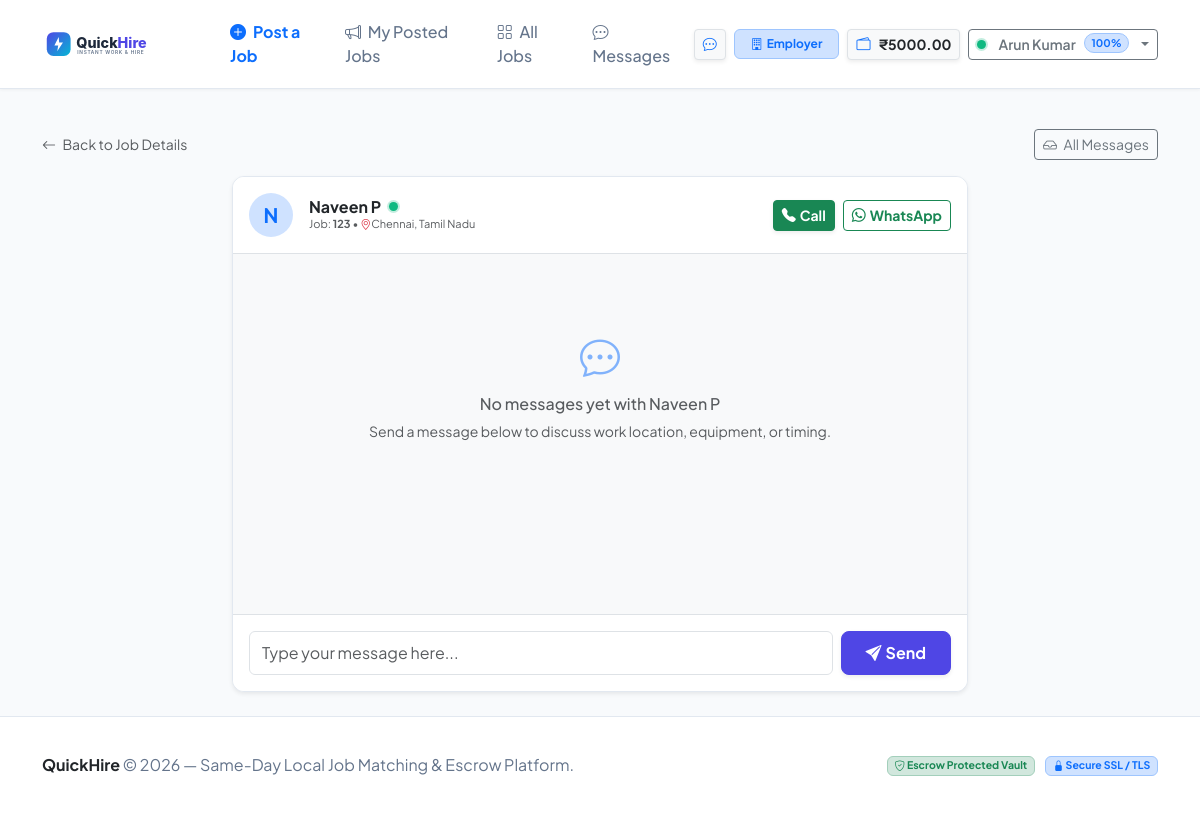
The app's page /messages/5/4 (signed in) with its own data.
### tables this page shows
CREATE TABLE users (
    id INTEGER PRIMARY KEY AUTOINCREMENT,
    name TEXT NOT NULL,
    email TEXT UNIQUE NOT NULL,
    password TEXT NOT NULL,
    skills TEXT DEFAULT '',
    location TEXT DEFAULT '',
    phone TEXT DEFAULT '+91 98765 43210',
    role TEXT DEFAULT 'worker',
    wallet_balance REAL DEFAULT 5000.0,
    secured_balance REAL DEFAULT 0.0,
    rating REAL DEFAULT NULL,
    reliability_score INTEGER DEFAULT 100,
    completed_jobs INTEGER DEFAULT 0,
    late_arrivals INTEGER DEFAULT 0,
    no_shows INTEGER DEFAULT 0,
    is_online INTEGER DEFAULT 0,
    created_at TIMESTAMP DEFAULT CURRENT_TIMESTAMP
);

CREATE TABLE jobs (
    id INTEGER PRIMARY KEY AUTOINCREMENT,
    poster_id INTEGER NOT NULL,
    title TEXT NOT NULL,
    category TEXT NOT NULL,
    description TEXT NOT NULL,
    location TEXT NOT NULL,
    job_date TEXT NOT NULL,
    start_time TEXT NOT NULL,
    end_time TEXT NOT NULL,
    required_workers INTEGER NOT NULL DEFAULT 1,
    payment REAL NOT NULL,
    urgent INTEGER DEFAULT 0,
    status TEXT DEFAULT 'Available',
    created_at TIMESTAMP DEFAULT CURRENT_TIMESTAMP,
    FOREIGN KEY (poster_id) REFERENCES users(id) ON DELETE CASCADE
);

### backend/routes/message_routes.py (the view, shortened to what this page needs)
@message_bp.route('/messages/<int:job_id>/<int:recipient_id>', methods=['GET', 'POST'])
@login_required
def conversation(job_id, recipient_id):
    user = get_current_user()
    if not user:
        return redirect(url_for('auth_routes.login'))
    job = JobModel.get_by_id(job_id)
    if not job:
        flash("Job not found.", "danger")
        return redirect(url_for('job_routes.jobs'))
    recipient = UserModel.get_by_id(recipient_id)
    if not recipient:
        flash("Recipient not found.", "danger")
        return redirect(url_for('job_routes.job_details', job_id=job_id))
    chat_history = MessageModel.get_conversation(job_id, user['id'], recipient_id)
    return render_template(
        'conversation.html',
        job=job,
        recipient=recipient,
        user=user,
        chat_history=chat_history
    )

### backend/models.py (called while the page is built, shortened)
def get_db_path():
    return os.path.join(DATABASE_DIR, 'quickhire.db')

def get_db_connection():
    db_file = get_db_path()
    conn = sqlite3.connect(db_file)
    conn.row_factory = sqlite3.Row
    conn.execute("PRAGMA foreign_keys = ON;")
    return conn

@contextmanager
def db_cursor(commit=False):
    conn = get_db_connection()
    cursor = conn.cursor()
    try:
        yield cursor
        if commit:
            conn.commit()
    except Exception:
        conn.rollback()
        raise
    finally:
        conn.close()

    @staticmethod
    def get_by_id(user_id):
        with db_cursor() as cur:
            cur.execute("SELECT * FROM users WHERE id = ?", (user_id,))
            row = cur.fetchone()
            return dict(row) if row else None

    @staticmethod
    def get_by_id(job_id):
        query = """
            SELECT j.*, u.name as poster_name, u.email as poster_email, u.phone as poster_phone, u.location as poster_location,
                   u.rating as poster_rating, u.reliability_score as poster_reliability, u.is_online as poster_is_online,
                   (SELECT COUNT(*) FROM applications WHERE job_id = j.id) as applicant_count,
                   (SELECT COUNT(*) FROM job_assignments WHERE job_id = j.id) as assigned_count
            FROM jobs j
            JOIN users u ON j.poster_id = u.id
            WHERE j.id = ?
        """
        with db_cursor() as cur:
            cur.execute(query, (job_id,))
            row = cur.fetchone()
            return dict(row) if row else None

    @staticmethod
    def get_conversation(job_id, user1_id, user2_id):
        query = """
            SELECT m.*, sender.name as sender_name, receiver.name as receiver_name
            FROM messages m
            JOIN users sender ON m.sender_id = sender.id
            JOIN users receiver ON m.receiver_id = receiver.id
            WHERE m.job_id = ?
              AND ((m.sender_id = ? AND m.receiver_id = ?) OR (m.sender_id = ? AND m.receiver_id = ?))
            ORDER BY m.created_at ASC
        """
        with db_cursor() as cur:
            cur.execute(query, (job_id, user1_id, user2_id, user2_id, user1_id))
            return [dict(row) for row in cur.fetchall()]

### backend/services/auth_service.py (called while the page is built)
def get_current_user():
    user_id = session.get('user_id')
    if not user_id:
        return None
    return UserModel.get_by_id(user_id)

### frontend/templates/conversation.html (shortened to what this page needs)
{% extends "base.html" %}
{% block content %}
<div class="container py-4">
  <div class="d-flex justify-content-between align-items-center mb-3">
    <a href="{{ url_for('job_routes.job_details', job_id=job.id) }}" class="text-decoration-none text-muted small">
      <i class="bi bi-arrow-left me-1"></i> Back to Job Details
    </a>
    <a href="{{ url_for('message_routes.inbox') }}" class="btn btn-sm btn-outline-secondary">
      <i class="bi bi-inbox me-1"></i> All Messages
    </a>
  </div>
  <div class="row justify-content-center">
    <div class="col-lg-8">
      <div class="card card-custom shadow-sm overflow-hidden">
        <div class="card-header bg-white p-3 border-bottom d-flex justify-content-between align-items-center">
          <div class="d-flex align-items-center gap-3">
            <div class="rounded-circle bg-primary-subtle text-primary d-flex align-items-center justify-content-center fw-bold fs-5" style="width: 44px; height: 44px;">
              {{ recipient.name[0] }}
            </div>
            <div>
              <h6 class="fw-bold m-0 d-flex align-items-center gap-2">
                {{ recipient.name }}
                <span class="online-dot {% if not recipient.is_online %}offline{% else %}pulsing{% endif %}"></span>
              </h6>
              <div class="text-muted small" style="font-size: 11px;">
                Job: <strong>{{ job.title }}</strong> &bull; <i class="bi bi-geo-alt text-danger"></i>{{ recipient.location or 'Location not set' }}
              </div>
            </div>
          </div>
          <div class="d-flex gap-2">
            <a href="tel:{{ recipient.phone or '+919876543210' }}" class="btn btn-sm btn-success fw-bold d-flex align-items-center gap-1 shadow-sm" title="Call {{ recipient.name }}">
              <i class="bi bi-telephone-fill"></i> <span class="d-none d-sm-inline">Call</span>
            </a>
            <a href="https://wa.me/{{ (recipient.phone or '+919876543210')|replace(' ', '')|replace('+', '') }}?text=Hi%20{{ recipient.name }},%20I%20am%20reaching%20out%20regarding%20the%20job:%20{{ job.title }}" target="_blank" class="btn btn-sm btn-outline-success fw-bold d-flex align-items-center gap-1" title="WhatsApp Message">
              <i class="bi bi-whatsapp"></i> <span class="d-none d-sm-inline">WhatsApp</span>
            </a>
          </div>
        </div>
        <div class="card-body p-4 bg-light" id="chatContainer" style="min-height: 360px; max-height: 480px; overflow-y: auto;">
          {% if chat_history %}
            {% for msg in chat_history %}
              <div class="d-flex mb-3 {% if msg.sender_id == user.id %}justify-content-end{% else %}justify-content-start{% endif %}">
                <div class="card border-0 shadow-sm p-3 {% if msg.sender_id == user.id %}bg-primary text-white{% else %}bg-white text-dark{% endif %}" style="max-width: 75%; border-radius: 16px;">
                  <div class="small fw-semibold mb-1 opacity-75" style="font-size: 11px;">
                    {{ msg.sender_name }} &bull; {{ msg.created_at }}
                  </div>
                  <div class="message-body" style="white-space: pre-line;">{{ msg.message }}</div>
                </div>
              </div>
            {% endfor %}
          {% else %}
            <div class="p-5 text-center text-muted">
              <i class="bi bi-chat-dots fs-1 d-block mb-2 text-primary opacity-50"></i>
              <h6>No messages yet with {{ recipient.name }}</h6>
              <p class="small text-muted m-0">Send a message below to discuss work location, equipment, or timing.</p>
            </div>
          {% endif %}
        </div>
        <div class="card-footer bg-white p-3 border-top">
          <form method="POST" action="{{ url_for('message_routes.conversation', job_id=job.id, recipient_id=recipient.id) }}" class="d-flex gap-2">
            <input type="text" class="form-control" name="message" placeholder="Type your message here..." autocomplete="off" required autofocus>
            <button type="submit" class="btn btn-primary px-4 fw-bold shadow-sm d-flex align-items-center gap-1">
              <i class="bi bi-send-fill"></i> <span>Send</span>
            </button>
          </form>
        </div>
      </div>
    </div>
  </div>
</div>
{% endblock %}

### frontend/templates/base.html (shortened to what this page needs)
<!DOCTYPE html>
<html lang="en">
<head>
  <link href="https://cdn.jsdelivr.net/npm/bootstrap@5.3.3/dist/css/bootstrap.min.css" rel="stylesheet">
  <link rel="stylesheet" href="https://cdn.jsdelivr.net/npm/bootstrap-icons@1.11.3/font/bootstrap-icons.min.css">
  <link rel="stylesheet" href="{{ url_for('static', filename='css/style.css') }}">
</head>
<body>
  <nav class="navbar navbar-expand-lg navbar-custom sticky-top">
    <div class="container">
      <a class="navbar-brand d-flex align-items-center gap-2" href="{{ url_for('main_routes.index') if not current_user else url_for('main_routes.dashboard') }}">
        <img src="{{ url_for('static', filename='images/logo.svg') }}" alt="QuickHire Logo" class="brand-logo">
      </a>
      <div class="collapse navbar-collapse" id="navbarContent">
        <ul class="navbar-nav me-auto mb-2 mb-lg-0 ms-lg-3">
          {% if not current_user %}
            <li class="nav-item">
              <a class="nav-link" href="{{ url_for('job_routes.jobs') }}">
                <i class="bi bi-search me-1"></i> Browse Jobs
              </a>
            </li>
          {% elif current_role == 'employer' %}
            <li class="nav-item">
              <a class="nav-link text-primary fw-bold" href="{{ url_for('job_routes.post_job') }}">
                <i class="bi bi-plus-circle-fill me-1"></i> Post a Job
              </a>
            </li>
            <li class="nav-item">
              <a class="nav-link" href="{{ url_for('job_routes.my_jobs', tab='posted') }}">
                <i class="bi bi-megaphone me-1"></i> My Posted Jobs
              </a>
            </li>
            <li class="nav-item">
              <a class="nav-link" href="{{ url_for('job_routes.jobs') }}">
                <i class="bi bi-grid me-1"></i> All Jobs
              </a>
            </li>
            <li class="nav-item">
              <a class="nav-link" href="{{ url_for('message_routes.inbox') }}">
                <i class="bi bi-chat-dots me-1"></i> Messages
              </a>
            </li>
          {% endif %}
        </ul>
        <div class="d-flex align-items-center gap-2">
          {% if current_user %}
            <a href="{{ url_for('message_routes.inbox') }}" class="btn btn-sm btn-light border shadow-sm text-decoration-none" title="Messages & Contacts">
              <i class="bi bi-chat-dots text-primary"></i>
            </a>
            <span class="badge {% if current_role == 'employer' %}bg-primary-subtle text-primary border border-primary-subtle{% else %}bg-success-subtle text-success border border-success-subtle{% endif %} d-none d-md-inline-flex align-items-center gap-1 py-2 px-3">
              <i class="bi {% if current_role == 'employer' %}bi-building{% else %}bi-person-workspace{% endif %}"></i>
              <span class="fw-bold">{{ 'Employer' if current_role == 'employer' else 'Worker' }}</span>
            </span>
            <a href="{{ url_for('wallet_routes.wallet') }}" class="btn btn-sm btn-light border d-flex align-items-center gap-2 shadow-sm text-decoration-none" title="Wallet Balance">
              <i class="bi bi-wallet2 text-primary"></i>
              <span class="fw-bold text-dark">₹{{ "%.2f"|format(current_user.wallet_balance) }}</span>
            </a>
            <div class="dropdown">
              <button class="btn btn-sm btn-outline-secondary dropdown-toggle d-flex align-items-center gap-2" type="button" data-bs-toggle="dropdown" aria-expanded="false">
                <span class="online-dot pulsing"></span>
                <span class="fw-semibold">{{ current_user.name }}</span>
                <span class="badge bg-primary-subtle text-primary border border-primary-subtle rounded-pill">
                  {{ current_user.reliability_score }}%
                </span>
              </button>
            </div>
          {% endif %}
        </div>
      </div>
    </div>
  </nav>
  <main class="flex-grow-1">
    {% block content %}{% endblock %}
  </main>
  <footer>
    <div class="container text-center">
      <div class="row align-items-center py-2">
        <div class="col-md-6 text-md-start mb-2 mb-md-0">
          <span class="fw-bold text-dark">QuickHire</span> &copy; 2026 — Same-Day Local Job Matching &amp; Escrow Platform.
        </div>
        <div class="col-md-6 text-md-end small">
          <span class="badge bg-success-subtle text-success border border-success-subtle me-2">
            <i class="bi bi-shield-check"></i> Escrow Protected Vault
          </span>
          <span class="badge bg-primary-subtle text-primary border border-primary-subtle">
            <i class="bi bi-lock-fill"></i> Secure SSL / TLS
          </span>
        </div>
      </div>
    </div>
  </footer>
</body>
</html>

### frontend/static/css/style.css (style rules this page uses)
:root { --primary: #4f46e5; --primary-hover: #4338ca; --primary-light: #eef2ff; --secondary: #06b6d4; --accent: #f59e0b; --dark: #0f172a; --text-main: #1e293b; --text-muted: #64748b; --bg-page: #f8fafc; --bg-card: #ffffff; --border-color: #e2e8f0; --success: #10b981; --danger: #ef4444; --warning: #f59e0b; --radius-sm: 8px; --radius-md: 12px; --radius-lg: 16px; --shadow-sm: 0 1px 3px rgba(0, 0, 0, 0.05); --shadow-md: 0 4px 6px -1px rgba(0, 0, 0, 0.07), 0 2px 4px -2px rgba(0, 0, 0, 0.05); --shadow-lg: 0 10px 15px -3px rgba(0, 0, 0, 0.08), 0 4px 6px -4px rgba(0, 0, 0, 0.04); }
body { font-family: 'Plus Jakarta Sans', -apple-system, BlinkMacSystemFont, 'Segoe UI', Roboto, sans-serif; background-color: var(--bg-page); color: var(--text-main); min-height: 100vh; display: flex; flex-direction: column; }
.navbar-custom { background-color: #ffffff; border-bottom: 1px solid var(--border-color); box-shadow: var(--shadow-sm); padding: 0.75rem 0; }
.brand-logo { height: 38px; }
.nav-link { font-weight: 500; color: var(--text-muted); transition: color 0.2s ease; padding: 0.5rem 0.85rem !important; border-radius: var(--radius-sm); }
.online-dot { display: inline-block; width: 9px; height: 9px; border-radius: 50%; background-color: var(--success); box-shadow: 0 0 0 2px rgba(16, 185, 129, 0.25); margin-right: 4px; }
.online-dot.pulsing { animation: pulse-dot 1.8s infinite; }
.btn-primary { background-color: var(--primary); border-color: var(--primary); font-weight: 600; border-radius: var(--radius-sm); padding: 0.55rem 1.25rem; transition: all 0.2s ease; }
.card-custom { background: var(--bg-card); border: 1px solid var(--border-color); border-radius: var(--radius-md); box-shadow: var(--shadow-sm); transition: transform 0.2s ease, box-shadow 0.2s ease; }
footer { margin-top: auto; background: #ffffff; border-top: 1px solid var(--border-color); padding: 1.75rem 0; color: var(--text-muted); }

### records on screen
users: role "Employer", wallet_balance "5000.00", name "Arun Kumar", reliability_score "100"
users: name "N", name "Naveen P", location "Chennai, Tamil Nadu"
jobs: title "123"
